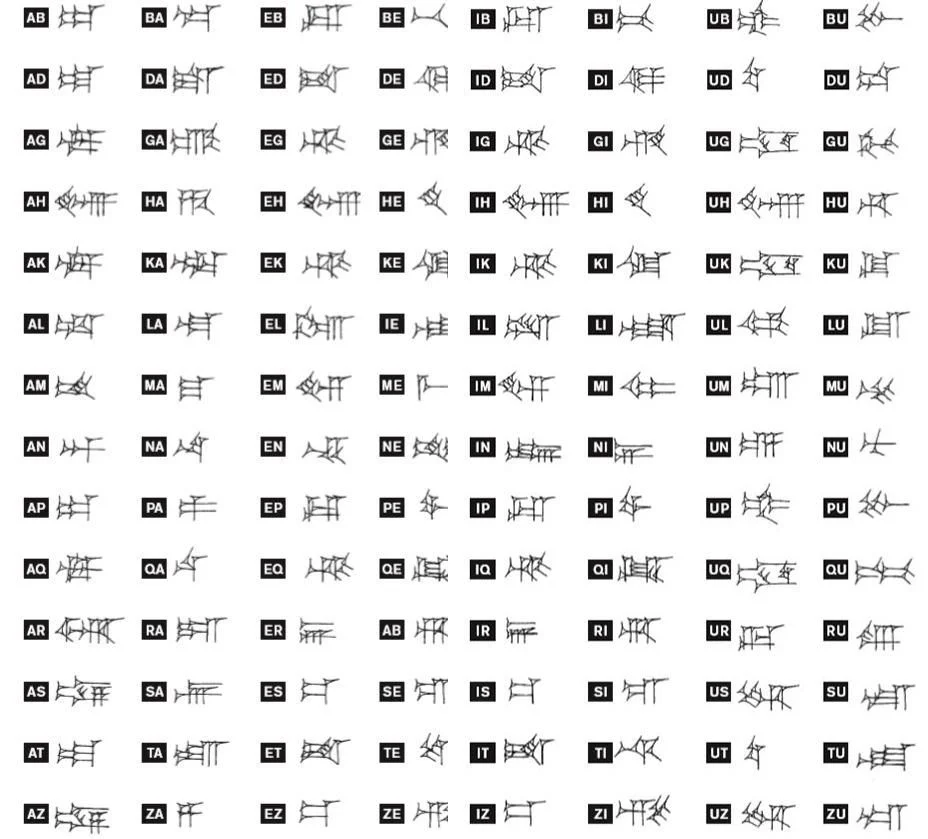
#> input picture deployment/s3_files/prompts/cuneiform_analyzer/few-shot-images/Cuneiform-chart-without-simple-vowels-928x839.webp, 928 x 839 px
$ python historical_document_enhancer.py ../../s3_files/prompts/cuneiform_analyzer/few-shot-images/Cuneiform-chart-without-simple-vowels-928x839.webp   (older library calls are emulated)
#> lines starting #> are read from the running program, lines starting #| are printed output that depends on the picture
"""
Historical Document Enhancer for Vision LLM Processing
=======================================================

A comprehensive image enhancement pipeline designed to maximize
extraction quality from historical documents when processed by
vision-enabled LLMs (Claude, GPT-4V, Gemini).

Supports multiple document types:
- Aged manuscripts and parchments
- Annotated documents with handwritten marginalia
- Sheet music with performance annotations
- Technical diagrams with text
- Multi-layer documents (printed + handwritten overlays)

Author: BADGERS Document Processing Pipeline
"""

import base64
import cv2
import numpy as np
from PIL import Image, ImageEnhance, ImageFilter
from pathlib import Path
from dataclasses import dataclass, field
from enum import Enum, auto
from typing import Optional, Tuple, List, Dict, Any, Union
import logging

logging.basicConfig(level=logging.INFO)
logger = logging.getLogger(__name__)


class DocumentType(Enum):
    """Document type classification for preprocessing strategy selection."""

    MANUSCRIPT = auto()  # Handwritten historical documents
    PRINTED_HISTORICAL = auto()  # Old printed books/documents
    ANNOTATED = auto()  # Documents with handwritten annotations over print
    SHEET_MUSIC = auto()  # Musical scores (possibly annotated)
    TECHNICAL_DIAGRAM = auto()  # Diagrams, charts, technical illustrations
    MIXED_MEDIA = auto()  # Complex documents with multiple content types
    UNKNOWN = auto()  # Default/fallback


class EnhancementLevel(Enum):
    """Enhancement intensity levels."""

    MINIMAL = auto()  # Light touch - preserve original character
    MODERATE = auto()  # Balanced enhancement
    AGGRESSIVE = auto()  # Maximum enhancement for severely degraded docs


@dataclass
class EnhancementConfig:
    """Configuration for document enhancement pipeline."""

    # Resolution settings
    target_min_dimension: int = 2000
    target_max_dimension: int = 4000
    target_dpi: int = 300

    # Contrast enhancement
    clahe_clip_limit: float = 2.0
    clahe_grid_size: Tuple[int, int] = (8, 8)

    # Denoising
    denoise_strength: int = 10
    denoise_color_strength: int = 10
    denoise_template_window: int = 7
    denoise_search_window: int = 21

    # Sharpening
    sharpen_amount: float = 1.5
    sharpen_kernel_size: int = 3

    # Binarization (adaptive thresholding)
    binary_block_size: int = 11
    binary_constant: int = 2

    # Deskew
    max_skew_angle: float = 10.0
    min_skew_correction: float = 0.5

    # Color annotation preservation
    preserve_annotations: bool = True
    annotation_colors: List[str] = field(
        default_factory=lambda: ["red", "blue", "green"]
    )


@dataclass
class EnhancementResult:
    """Container for enhancement pipeline results."""

    enhanced_image: np.ndarray
    original_shape: Tuple[int, int, int]
    final_shape: Tuple[int, int, int]
    operations_applied: List[str]
    metadata: Dict[str, Any]
    annotation_mask: Optional[np.ndarray] = None
    skew_angle: Optional[float] = None

    def save(self, output_path: Union[str, Path], format: str = "PNG") -> Path:
        """Save enhanced image to file."""
        output_path = Path(output_path)

        # Convert RGB to BGR for OpenCV saving
        if len(self.enhanced_image.shape) == 3:
            save_img = cv2.cvtColor(self.enhanced_image, cv2.COLOR_RGB2BGR)
        else:
            save_img = self.enhanced_image

        cv2.imwrite(str(output_path), save_img)
        logger.info(f"Saved enhanced image to {output_path}")
        return output_path


class HistoricalDocumentEnhancer:
    """
    Main class for enhancing historical documents for vision LLM processing.

    Provides document-type-aware preprocessing pipelines that balance
    enhancement with preservation of original document characteristics.

    Example Usage:
    --------------
    ```python
    enhancer = HistoricalDocumentEnhancer()

    # Auto-detect document type and enhance
    result = enhancer.enhance('old_manuscript.jpg')
    result.save('enhanced_manuscript.png')

    # Specify document type for optimal processing
    result = enhancer.enhance(
        'annotated_score.png',
        document_type=DocumentType.SHEET_MUSIC,
        level=EnhancementLevel.MODERATE
    )

    # Access annotation mask for separate processing
    if result.annotation_mask is not None:
        # Process colored annotations separately
        pass
    ```
    """

    def __init__(self, config: Optional[EnhancementConfig] = None):
        """
        Initialize the enhancer with optional custom configuration.

        Args:
            config: EnhancementConfig instance. Uses defaults if None.
        """
        self.config = config or EnhancementConfig()
        self._operations_log: List[str] = []

    def enhance(
        self,
        image: Union[str, Path, np.ndarray, Image.Image],
        document_type: DocumentType = DocumentType.UNKNOWN,
        level: EnhancementLevel = EnhancementLevel.MODERATE,
        preserve_color: bool = True,
    ) -> EnhancementResult:
        """
        Enhance a historical document image for optimal vision LLM processing.

        Args:
            image: Input image (path, numpy array, or PIL Image)
            document_type: Type of document for strategy selection
            level: Enhancement intensity level
            preserve_color: If True, maintain color information

        Returns:
            EnhancementResult containing enhanced image and metadata
        """
        self._operations_log = []

        # Load and normalize image
        img = self._load_image(image)
        original_shape = img.shape

        # Select enhancement strategy based on document type
        strategy = self._select_strategy(document_type, level)

        # Execute enhancement pipeline
        enhanced, metadata = self._execute_pipeline(img, strategy, preserve_color)

        # Extract annotation mask if applicable
        annotation_mask = None
        if self.config.preserve_annotations and document_type in [
            DocumentType.ANNOTATED,
            DocumentType.SHEET_MUSIC,
            DocumentType.MIXED_MEDIA,
        ]:
            annotation_mask = self._extract_annotation_mask(img)

        return EnhancementResult(
            enhanced_image=enhanced,
            original_shape=original_shape,
            final_shape=enhanced.shape,
            operations_applied=self._operations_log.copy(),
            metadata=metadata,
            annotation_mask=annotation_mask,
            skew_angle=metadata.get("skew_angle"),
        )

    def _load_image(
        self, image: Union[str, Path, np.ndarray, Image.Image]
    ) -> np.ndarray:
        """Load image from various sources and normalize to RGB numpy array."""

        if isinstance(image, (str, Path)):
            image_path = str(image)

            # Handle .b64 files (base64-encoded images from pdf-to-images-converter)
            if image_path.endswith(".b64"):
                with open(image_path, "r") as f:
                    b64_content = f.read()
                image_bytes = base64.b64decode(b64_content)
                img_array = np.frombuffer(image_bytes, dtype=np.uint8)
                img = cv2.imdecode(img_array, cv2.IMREAD_COLOR)
                if img is None:
                    raise ValueError(f"Could not decode base64 image from: {image}")
                img = cv2.cvtColor(img, cv2.COLOR_BGR2RGB)
                self._operations_log.append(f"Loaded base64 image from {image}")
            else:
                img = cv2.imread(image_path)
#> img is the input picture: shape (839, 928, 3); mean B, G, R 233, 232.9, 233
                if img is None:
                    raise ValueError(f"Could not load image from path: {image}")
                img = cv2.cvtColor(img, cv2.COLOR_BGR2RGB)
                self._operations_log.append(f"Loaded image from {image}")

        elif isinstance(image, Image.Image):
            img = np.array(image.convert("RGB"))
            self._operations_log.append("Loaded from PIL Image")

        elif isinstance(image, np.ndarray):
            if len(image.shape) == 2:
                img = cv2.cvtColor(image, cv2.COLOR_GRAY2RGB)
            elif image.shape[2] == 4:
                img = cv2.cvtColor(image, cv2.COLOR_RGBA2RGB)
            else:
                img = image.copy()
            self._operations_log.append("Loaded from numpy array")
        else:
            raise TypeError(f"Unsupported image type: {type(image)}")

        return img

    def _select_strategy(
        self, document_type: DocumentType, level: EnhancementLevel
    ) -> Dict[str, Any]:
        """Select enhancement strategy based on document type and level."""

        # Base strategy
        strategy = {
            "upscale": True,
            "deskew": True,
            "denoise": True,
            "contrast_enhance": True,
            "sharpen": False,
            "binarize": False,
            "color_balance": False,
            "remove_background": False,
        }

        # Adjust for document type
        if document_type == DocumentType.MANUSCRIPT:
            strategy["sharpen"] = True
            strategy["color_balance"] = True

        elif document_type == DocumentType.PRINTED_HISTORICAL:
            strategy["sharpen"] = True
            if level == EnhancementLevel.AGGRESSIVE:
                strategy["binarize"] = True

        elif document_type == DocumentType.ANNOTATED:
            # Preserve color annotations - minimal processing
            strategy["sharpen"] = False
            strategy["binarize"] = False
            strategy["denoise"] = level != EnhancementLevel.MINIMAL

        elif document_type == DocumentType.SHEET_MUSIC:
            # Preserve both print and colored annotations
            strategy["contrast_enhance"] = True
            strategy["binarize"] = False

        elif document_type == DocumentType.TECHNICAL_DIAGRAM:
            strategy["sharpen"] = True
            strategy["contrast_enhance"] = True

        elif document_type == DocumentType.MIXED_MEDIA:
            # Conservative approach for complex documents
            strategy["sharpen"] = level == EnhancementLevel.AGGRESSIVE

        # Adjust for enhancement level
        if level == EnhancementLevel.MINIMAL:
            strategy["denoise"] = False
            strategy["sharpen"] = False

        elif level == EnhancementLevel.AGGRESSIVE:
            strategy["sharpen"] = True
            strategy["denoise"] = True

        return strategy

    def _execute_pipeline(
        self, img: np.ndarray, strategy: Dict[str, Any], preserve_color: bool
    ) -> Tuple[np.ndarray, Dict[str, Any]]:
        """Execute the enhancement pipeline based on strategy."""

        metadata = {}

        # 1. Upscale if needed
        if strategy["upscale"]:
            img = self._upscale(img)

        # 2. Deskew
        if strategy["deskew"]:
            img, angle = self._deskew(img)
            metadata["skew_angle"] = angle

        # 3. Denoise
        if strategy["denoise"]:
            img = self._denoise(img)

        # 4. Contrast enhancement
        if strategy["contrast_enhance"]:
            img = self._enhance_contrast(img)

        # 5. Color balance
        if strategy["color_balance"]:
            img = self._balance_colors(img)

        # 6. Sharpen
        if strategy["sharpen"]:
            img = self._sharpen(img)

        # 7. Binarize (optional, usually avoided for LLM processing)
        if strategy["binarize"] and not preserve_color:
            img = self._binarize(img)

        return img, metadata

    def _upscale(self, img: np.ndarray) -> np.ndarray:
        """Upscale image to target resolution for better LLM processing."""

        h, w = img.shape[:2]
        min_dim = min(h, w)
        max_dim = max(h, w)

        # Check if upscaling needed
        if min_dim >= self.config.target_min_dimension:
            self._operations_log.append(f"Upscale skipped (already {w}x{h})")
            return img

        # Calculate scale factor
        scale = self.config.target_min_dimension / min_dim

        # Limit maximum size
        if max_dim * scale > self.config.target_max_dimension:
            scale = self.config.target_max_dimension / max_dim

        new_w = int(w * scale)
        new_h = int(h * scale)

        # Use INTER_CUBIC for upscaling (better for documents)
        img = cv2.resize(img, (new_w, new_h), interpolation=cv2.INTER_CUBIC)

        self._operations_log.append(f"Upscaled from {w}x{h} to {new_w}x{new_h}")
        return img

    def _deskew(self, img: np.ndarray) -> Tuple[np.ndarray, float]:
        """Detect and correct document skew."""

        # Convert to grayscale for analysis
        gray = cv2.cvtColor(img, cv2.COLOR_RGB2GRAY)
        gray = cv2.bitwise_not(gray)

        # Find coordinates of non-zero pixels
        coords = np.column_stack(np.where(gray > 0))

        if len(coords) < 100:
            self._operations_log.append("Deskew skipped (insufficient content)")
            return img, 0.0

        # Get rotation angle from minimum area rectangle
        angle = cv2.minAreaRect(coords)[-1]

        # Normalize angle
        if angle < -45:
            angle = -(90 + angle)
        else:
            angle = -angle

        # Only correct significant skew within bounds
        if abs(angle) < self.config.min_skew_correction:
            self._operations_log.append(
                f"Deskew skipped (angle {angle:.2f}° below threshold)"
            )
            return img, angle

        if abs(angle) > self.config.max_skew_angle:
            self._operations_log.append(
                f"Deskew skipped (angle {angle:.2f}° exceeds maximum)"
            )
            return img, angle

        # Perform rotation
        h, w = img.shape[:2]
        center = (w // 2, h // 2)
        rotation_matrix = cv2.getRotationMatrix2D(center, angle, 1.0)

        img = cv2.warpAffine(
            img,
            rotation_matrix,
            (w, h),
            flags=cv2.INTER_CUBIC,
            borderMode=cv2.BORDER_REPLICATE,
        )

        self._operations_log.append(f"Deskewed by {angle:.2f}°")
        return img, angle

    def _denoise(self, img: np.ndarray) -> np.ndarray:
        """Remove noise while preserving text edges."""

        img = cv2.fastNlMeansDenoisingColored(
            img,
            None,
            self.config.denoise_strength,
            self.config.denoise_color_strength,
            self.config.denoise_template_window,
            self.config.denoise_search_window,
        )

        self._operations_log.append("Applied denoising")
        return img

    def _enhance_contrast(self, img: np.ndarray) -> np.ndarray:
        """Apply CLAHE contrast enhancement."""

        # Convert to LAB color space
        lab = cv2.cvtColor(img, cv2.COLOR_RGB2LAB)
        l_channel, a_channel, b_channel = cv2.split(lab)

        # Apply CLAHE to L channel
        clahe = cv2.createCLAHE(
            clipLimit=self.config.clahe_clip_limit,
            tileGridSize=self.config.clahe_grid_size,
        )
        l_channel = clahe.apply(l_channel)

        # Merge and convert back
        lab = cv2.merge([l_channel, a_channel, b_channel])
        img = cv2.cvtColor(lab, cv2.COLOR_LAB2RGB)

        self._operations_log.append("Applied CLAHE contrast enhancement")
        return img

    # [17 lines left out: function _balance_colors, not called in this run]

    def _sharpen(self, img: np.ndarray) -> np.ndarray:
        """Apply unsharp mask sharpening."""

        # Create blurred version
        kernel_size = self.config.sharpen_kernel_size
        blurred = cv2.GaussianBlur(img, (0, 0), kernel_size)

        # Unsharp mask: original + (original - blurred) * amount
        amount = self.config.sharpen_amount
        img = cv2.addWeighted(img, amount, blurred, 1 - amount, 0)

        self._operations_log.append("Applied sharpening")
        return img

    # [162 lines left out: functions _binarize, _extract_annotation_mask, enhance_manuscript, enhance_annotated_document, enhance_sheet_music, enhance_technical_diagram and 1 more, not called in this run]

    # =========================================================================
    # Utility Methods
    # =========================================================================

    def analyze_image(self, image: Union[str, Path, np.ndarray]) -> Dict[str, Any]:
        """
        Analyze image characteristics to help select optimal enhancement strategy.

        Returns metrics useful for determining document type and enhancement level.
        """
        img = self._load_image(image)
        gray = cv2.cvtColor(img, cv2.COLOR_RGB2GRAY)

        # Basic stats
        h, w = img.shape[:2]

        # Contrast analysis
        contrast = gray.std()
#> contrast = 57.5

        # Noise estimation (Laplacian variance)
        laplacian_var = cv2.Laplacian(gray, cv2.CV_64F).var()
#> laplacian_var = 2036.7

        # Color analysis
        hsv = cv2.cvtColor(img, cv2.COLOR_RGB2HSV)
#> hsv: shape (839, 928, 3); mean H, S, V 8.1, 0.6, 233
        saturation = hsv[:, :, 1].mean()
#> saturation = 0.586

        # Text density estimation (edge density)
        edges = cv2.Canny(gray, 50, 150)
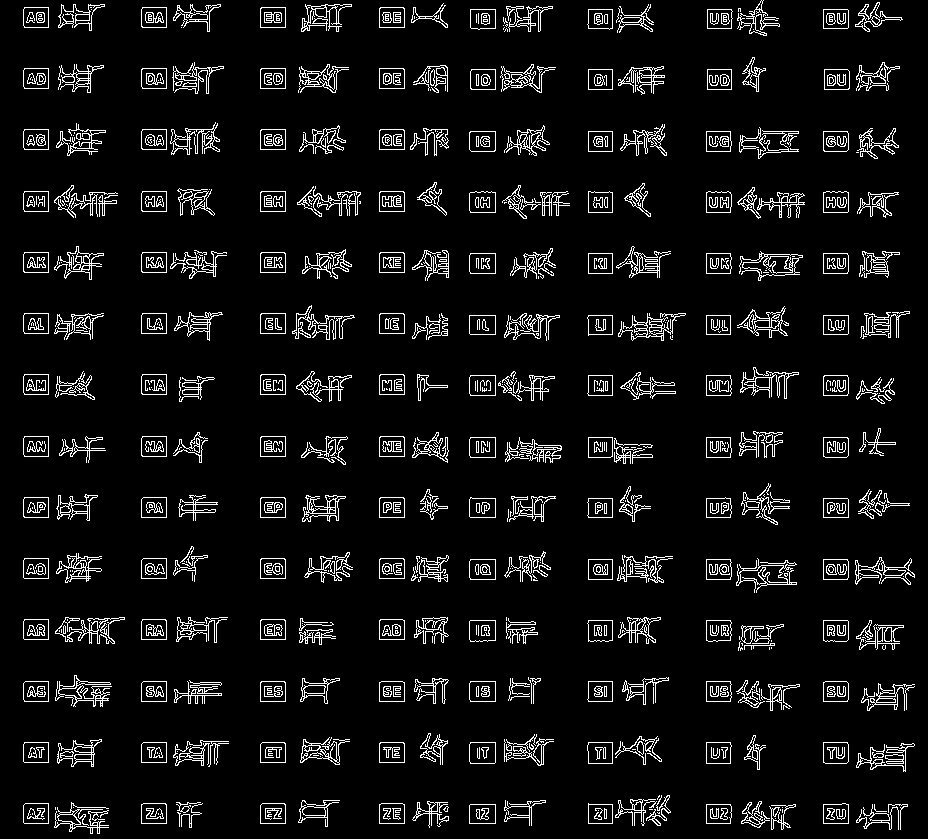
#> edges: shape (839, 928); 7.1% white in thin lines or dots
        edge_density = np.sum(edges > 0) / (h * w)
#> edge_density = 0.0709

        # Yellowing detection (compare R and B channels)
        r_mean = img[:, :, 0].mean()
#> r_mean = 233
        b_mean = img[:, :, 2].mean()
#> b_mean = 233
        yellowing_index = (r_mean - b_mean) / 255
#> yellowing_index = 0.000214

        analysis = {
            "dimensions": (w, h),
            "aspect_ratio": w / h,
            "contrast": float(contrast),
            "sharpness": float(laplacian_var),
            "saturation": float(saturation),
            "edge_density": float(edge_density),
            "yellowing_index": float(yellowing_index),
            "needs_upscale": min(h, w) < self.config.target_min_dimension,
            "likely_degraded": contrast < 40 or laplacian_var < 100,
            "has_color_annotations": saturation > 30,
        }

        # Suggest document type based on analysis
        if analysis["has_color_annotations"] and edge_density > 0.1:
            analysis["suggested_type"] = DocumentType.ANNOTATED
        elif edge_density > 0.15:
            analysis["suggested_type"] = DocumentType.TECHNICAL_DIAGRAM
        elif yellowing_index > 0.1:
            analysis["suggested_type"] = DocumentType.MANUSCRIPT
        else:
            analysis["suggested_type"] = DocumentType.PRINTED_HISTORICAL

        return analysis

    # [89 lines left out: functions compare_enhancement, enhance_document, prepare_for_vision_llm, not called in this run]


# =============================================================================
# Example Usage / Main
# =============================================================================

if __name__ == "__main__":
    import sys

    # Example usage
    print("Historical Document Enhancer")
    print("=" * 50)

    # Create enhancer
    enhancer = HistoricalDocumentEnhancer()

    # Example: Analyze an image
    if len(sys.argv) > 1:
        image_path = sys.argv[1]

        print(f"\nAnalyzing: {image_path}")
        analysis = enhancer.analyze_image(image_path)
#> analysis = 11 items

        print("\nImage Analysis:")
        for key, value in analysis.items():
            print(f"  {key}: {value}")
#> this loop made 11 passes
#> (key, value) on passes 1 to 8: ('dimensions', (928, 839)), ('aspect_ratio', 1.11), ('contrast', 57.5), ('sharpness', 2036.7), ('saturation', 0.586), ('edge_density', 0.0709), ('yellowing_index', 0.000214), ('needs_upscale', True)
#> (printed output is left out)

        print(f"\nSuggested document type: {analysis['suggested_type'].name}")
#| Suggested document type: PRINTED_HISTORICAL

        # Enhance with suggested settings
        result = enhancer.enhance(image_path, document_type=analysis["suggested_type"])
#> in _upscale, `img = cv2.resize(img, (new_w, new_h), interpolation=cv2.INTER_CUBIC)`:
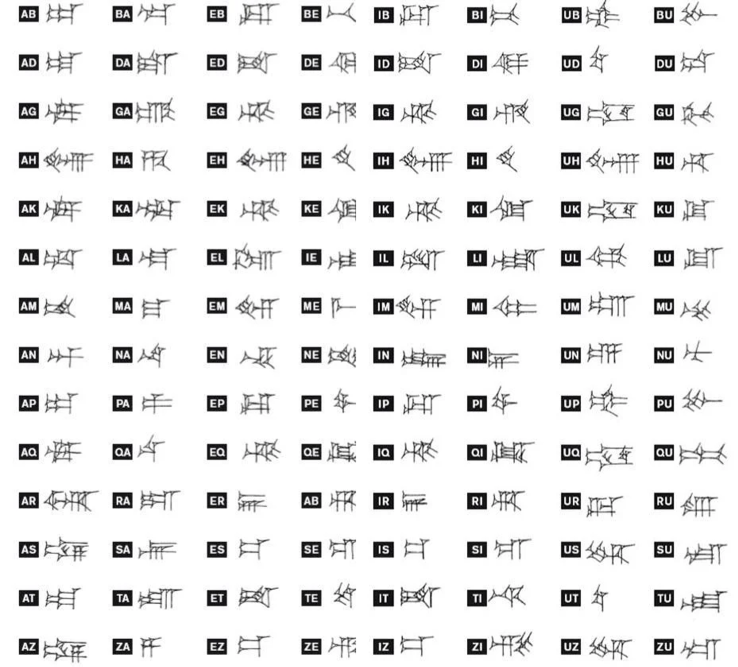
#> img: shape (2000, 2212, 3) (shown at 1/3 size); mean of channels 0, 1, 2 232.9, 232.8, 232.9; drawn as B, G, R
#> (the rest of the program and of its run is left out)
